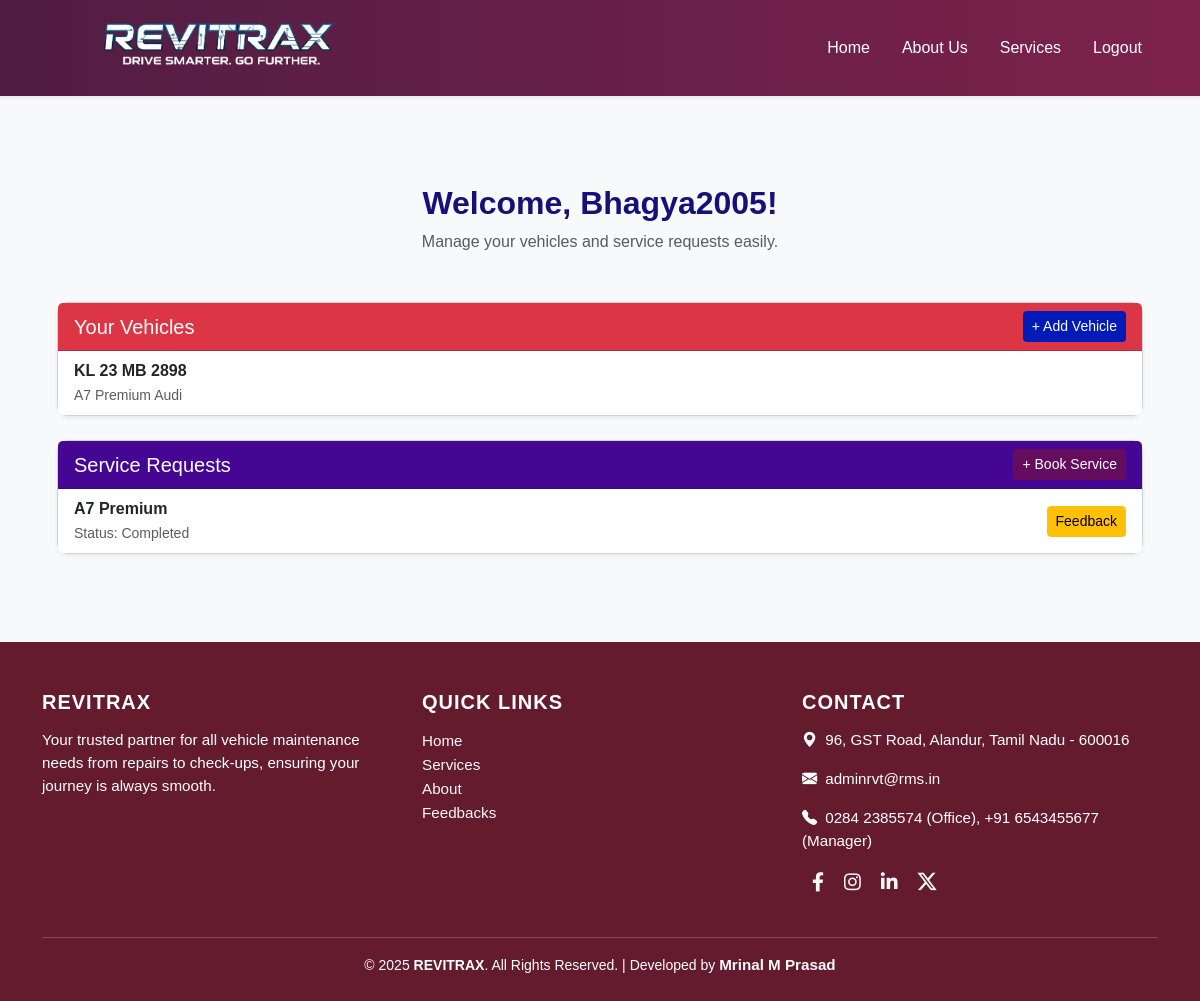
The app's page /customer_dashboard/ (signed in) with its own data.
### vms_app/models.py (models this page shows, shortened)
class Vehicle(models.Model):
    owner = models.ForeignKey(User, on_delete=models.CASCADE)
    vehicle_number = models.CharField(max_length=20, unique=True)
    vehicle_model = models.CharField(max_length=50)
    company = models.CharField(max_length=50)
    year = models.PositiveIntegerField()
    fuel_type = models.CharField(max_length=20, choices=[
        ('Petrol', 'Petrol'),
        ('Diesel', 'Diesel'),
        ('Electric', 'Electric'),
        ('Hybrid', 'Hybrid'),
    ])

class ServiceRequest(models.Model):
    STATUS_CHOICES = (
        ('Pending', 'Pending'),
        ('In Progress', 'In Progress'),
        ('Completed', 'Completed'),
        ('Cancelled', 'Cancelled'),
    )
    customer = models.ForeignKey(User, on_delete=models.CASCADE, related_name='customer_requests')
    vehicle = models.ForeignKey(Vehicle, on_delete=models.CASCADE)
    servicer = models.ForeignKey(User, on_delete=models.SET_NULL, null=True, blank=True, related_name='assigned_services')
    service_date = models.DateField()
    description = models.TextField()
    status = models.CharField(max_length=20, choices=STATUS_CHOICES, default='Pending')

### vms_app/views.py (the view)
# urls.py: path('customer_dashboard/', views.customer_dashboard, name='customer_dashboard'),
@login_required
def customer_dashboard(request):
    vehicles = Vehicle.objects.filter(owner=request.user)
    services = ServiceRequest.objects.filter(customer=request.user)
    return render(request, 'customer_dashboard.html', {'vehicles': vehicles, 'services': services})

### templates/customer_dashboard.html (shortened to what this page needs)
{% extends 'base.html' %}
{% block content %}
<div class="container my-5">
  <div class="text-center mb-5">
    <h2 class="fw-bold dashboard-title">Welcome, {{ user.username|title }}!</h2>
    <p class="text-muted">Manage your vehicles and service requests easily.</p>
  </div>
  <div class="card shadow-sm mb-4">
    <div class="card-header bg-danger text-white d-flex justify-content-between align-items-center flex-wrap">
      <h5 class="mb-2 mb-md-0">Your Vehicles</h5>
      <a href="{% url 'add_vehicle' %}" class="btn btn-sm btn-custom" style="background-color:#001BB7; color:white;">
        + Add Vehicle
      </a>
    </div>
    <ul class="list-group list-group-flush">
      {% for v in vehicles %}
        <li class="list-group-item d-flex justify-content-between align-items-center flex-wrap">
          <div>
            <strong>{{ v.vehicle_number }}</strong><br>
            <small class="text-muted">{{ v.vehicle_model }} {{ v.company }}</small>
          </div>
        </li>
      {% empty %}
        <li class="list-group-item text-center text-muted">
          No vehicles added yet.
        </li>
      {% endfor %}
    </ul>
  </div>
  <div class="card shadow-sm">
    <div class="card-header text-white d-flex justify-content-between align-items-center flex-wrap" style="background-color:#450693;">
      <h5 class="mb-2 mb-md-0">Service Requests</h5>
      <a href="{% url 'book_service' %}" class="btn btn-sm btn-custom" style="background-color:#640D5F; color:white;">
        + Book Service
      </a>
    </div>
    <ul class="list-group list-group-flush">
      {% for s in services %}
        <li class="list-group-item d-flex justify-content-between align-items-center flex-wrap">
          <div>
            <strong>{{ s.vehicle.vehicle_model }}</strong><br>
            <small class="text-muted">Status: {{ s.status }}</small>
          </div>
          <a href="{% url 'submit_feedback' s.id %}" class="btn btn-warning btn-sm mt-2 mt-md-0">
            Feedback
          </a>
        </li>
      {% empty %}
        <li class="list-group-item text-center text-muted">
          No services booked yet.
        </li>
      {% endfor %}
    </ul>
  </div>
</div>
{% endblock %}

### templates/base.html (style rules this page uses)
body { display: flex; flex-direction: column; min-height: 100vh; font-family: 'Poppins', sans-serif; background-color: #f8f9fa; }

### templates/customer_dashboard.html (style rules this page uses)
body { background-color: #f8f9fa; }
.dashboard-title { color: #161179; }
.card { border-radius: 0.75rem; }
.card-header { font-weight: 600; }

### records on screen
Vehicle: vehicle_number "KL 23 MB 2898", vehicle_model "A7 Premium", company "Audi"
ServiceRequest: vehicle.vehicle_model "A7 Premium", status "Completed"

### other values on screen
{{ user.username|title }} "Bhagya2005"
